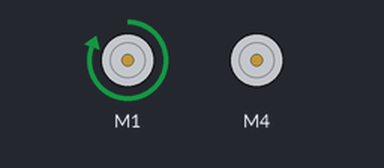
Bench run of a sketch on a simulated Arduino Uno, built with avr-gcc and run on an emulated ATmega328P. Parts: 2 × DC motor (green arrow = forward, orange = backward, longer = faster).

Above: at 0.1 s.
At 3.0 s:
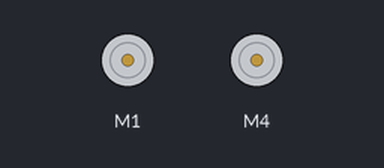
Timing chart, 0 to 4.5 s (numbered marks = the images above):
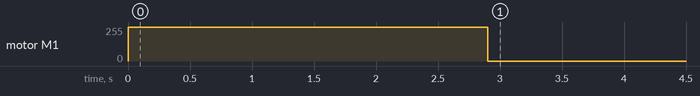

Measured:
- by itself, motor M1: stopped → forward 255/255 at 0.00 s, → stopped 2.9 s later

The sketch:

motor_control.ino
```cpp
#include "motor_control.h"

long count;
Mmotor motor;
void setup() {
  // put your setup code here, to run once:
  Serial.begin(9600);
  motor.setMotors(1, 4);
  motor.setMotorSpeed(255, 240);
}

void loop() {
  // put your main code here, to run repeatedly:
  count++;
  //tryStop();
  if (count == 1){
    motor.turn('r');
  }
}
```

motor_control.cpp
```cpp
#include "motor_control.h"

Adafruit_MotorShield AFMS = Adafruit_MotorShield();
Adafruit_DCMotor *myMotorL = AFMS.getMotor(1);
Adafruit_DCMotor *myMotorR = AFMS.getMotor(4);

void Mmotor::begin() {
	AFMS.begin();
}

void Mmotor::setMotors(int mL, int mR) {
	Adafruit_DCMotor *myMotorL = AFMS.getMotor(mL);
	Adafruit_DCMotor *myMotorR = AFMS.getMotor(mR);
}

void Mmotor::setMotorSpeed(int mL, int mR) {
	//Sets speed of motors
	myMotorL->setSpeed(mL);
	myMotorR->setSpeed(mR);
}

void Mmotor::runMotor(bool boo, char motor) {
	//Runs or stops individual motors
	if (boo && (motor == 'l')) {
		myMotorL->run(FORWARD);
	}
	if (boo && motor == 'r') {
		myMotorR->run(FORWARD);
	}
	if (!boo && motor == 'l') {
		myMotorL->run(RELEASE);
	}
	if (!boo && motor == 'r') {
		myMotorR->run(RELEASE);
	}
	if (boo && motor == 'b') {
		myMotorL->run(FORWARD);
		myMotorR->run(FORWARD);
	}
	if (!boo && motor == 'b') {
		myMotorL->run(RELEASE);
		myMotorR->run(RELEASE);
	}
}

void Mmotor::turn(char dir) {
	//Turns robot 'o' for 180 degrees turn
	if (dir == 'r') {
		myMotorL->run(FORWARD);
		delay(2900);
		myMotorL->run(RELEASE);
	}
	if (dir == 'l') {
		myMotorR->run(FORWARD);
		delay(2900);
		myMotorR->run(RELEASE);
	}
	if (dir == 'o') {
		myMotorL->run(FORWARD);
		delay(5800);
		myMotorL->run(RELEASE);
	}
}
```

motor_control.h
```cpp
#ifndef motor_control_h
#define motor_control_h

#include <Wire.h>
#include <Adafruit_MotorShield.h>
#include "utility/Adafruit_MS_PWMServoDriver.h"

class Mmotor {
	//Motors are referred to as left and right ('l', 'r') not 1 and 2
public:
	void begin();

	void setMotors(int mL, int mR);

	void setMotorSpeed(int mL, int mR);

	void runMotor(bool boo, char motor);

	void turn(char dir);
};


#endif
```
